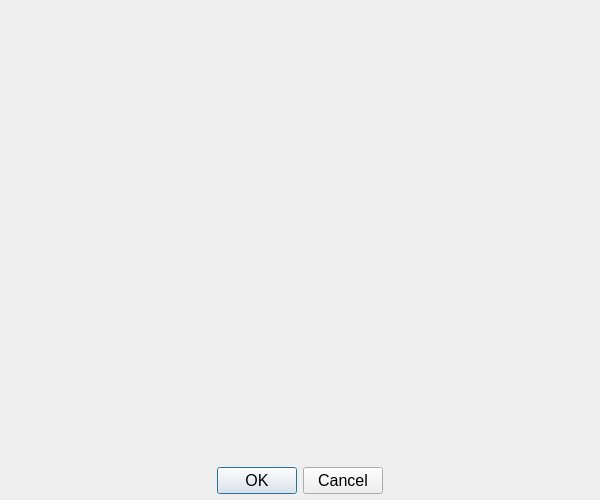
<?xml version="1.0" encoding="UTF-8"?>
<ui version="4.0">
 <class>ImageCropperDialog</class>
 <widget class="QDialog" name="ImageCropperDialog">
  <property name="geometry">
   <rect>
    <x>0</x>
    <y>0</y>
    <width>600</width>
    <height>500</height>
   </rect>
  </property>
  <property name="minimumSize">
   <size>
    <width>400</width>
    <height>400</height>
   </size>
  </property>
  <property name="windowTitle">
   <string>Image Cropper</string>
  </property>
  <layout class="QVBoxLayout" name="verticalLayout" stretch="1,0">
   <property name="leftMargin">
    <number>0</number>
   </property>
   <property name="topMargin">
    <number>0</number>
   </property>
   <property name="rightMargin">
    <number>0</number>
   </property>
   <property name="bottomMargin">
    <number>0</number>
   </property>
   <item>
    <widget class="ImageCropperWidget" name="imageCropper" native="true"/>
   </item>
   <item>
    <layout class="QHBoxLayout" name="horizontalLayout">
     <property name="leftMargin">
      <number>6</number>
     </property>
     <property name="topMargin">
      <number>6</number>
     </property>
     <property name="rightMargin">
      <number>6</number>
     </property>
     <property name="bottomMargin">
      <number>6</number>
     </property>
     <item>
      <spacer name="horizontalSpacer">
       <property name="orientation">
        <enum>Qt::Horizontal</enum>
       </property>
       <property name="sizeHint" stdset="0">
        <size>
         <width>40</width>
         <height>20</height>
        </size>
       </property>
      </spacer>
     </item>
     <item>
      <widget class="QPushButton" name="okButton">
       <property name="font">
        <font>
         <pointsize>12</pointsize>
        </font>
       </property>
       <property name="text">
        <string>OK</string>
       </property>
      </widget>
     </item>
     <item>
      <widget class="QPushButton" name="cancelButton">
       <property name="font">
        <font>
         <pointsize>12</pointsize>
        </font>
       </property>
       <property name="text">
        <string>Cancel</string>
       </property>
      </widget>
     </item>
     <item>
      <spacer name="horizontalSpacer_2">
       <property name="orientation">
        <enum>Qt::Horizontal</enum>
       </property>
       <property name="sizeHint" stdset="0">
        <size>
         <width>40</width>
         <height>20</height>
        </size>
       </property>
      </spacer>
     </item>
    </layout>
   </item>
  </layout>
 </widget>
 <customwidgets>
  <customwidget>
   <class>ImageCropperWidget</class>
   <extends>QWidget</extends>
   <header>ImageCropperWidget.h</header>
   <container>1</container>
  </customwidget>
 </customwidgets>
 <resources/>
 <connections>
  <connection>
   <sender>okButton</sender>
   <signal>clicked()</signal>
   <receiver>ImageCropperDialog</receiver>
   <slot>accept()</slot>
   <hints>
    <hint type="sourcelabel">
     <x>176</x>
     <y>376</y>
    </hint>
    <hint type="destinationlabel">
     <x>97</x>
     <y>382</y>
    </hint>
   </hints>
  </connection>
  <connection>
   <sender>cancelButton</sender>
   <signal>clicked()</signal>
   <receiver>ImageCropperDialog</receiver>
   <slot>reject()</slot>
   <hints>
    <hint type="sourcelabel">
     <x>251</x>
     <y>384</y>
    </hint>
    <hint type="destinationlabel">
     <x>301</x>
     <y>380</y>
    </hint>
   </hints>
  </connection>
 </connections>
</ui>
